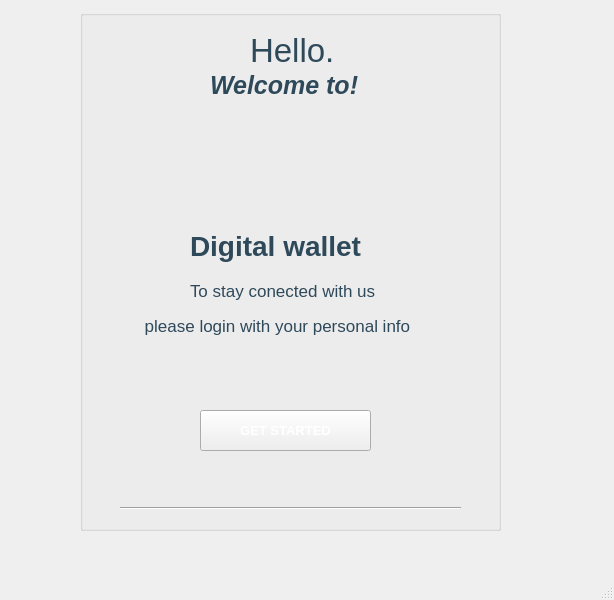
<?xml version="1.0" encoding="UTF-8"?>
<ui version="4.0">
 <class>hello1</class>
 <widget class="QMainWindow" name="hello1">
  <property name="geometry">
   <rect>
    <x>0</x>
    <y>0</y>
    <width>614</width>
    <height>600</height>
   </rect>
  </property>
  <property name="windowTitle">
   <string>MainWindow</string>
  </property>
  <widget class="QWidget" name="centralwidget">
   <widget class="QGroupBox" name="groupBox">
    <property name="geometry">
     <rect>
      <x>80</x>
      <y>10</y>
      <width>421</width>
      <height>521</height>
     </rect>
    </property>
    <property name="styleSheet">
     <string notr="true">background-image: url(:/backgroup/picture/bg9.png);</string>
    </property>
    <property name="title">
     <string/>
    </property>
    <widget class="QLabel" name="label">
     <property name="geometry">
      <rect>
       <x>130</x>
       <y>60</y>
       <width>191</width>
       <height>31</height>
      </rect>
     </property>
     <property name="font">
      <font>
       <pointsize>19</pointsize>
       <italic>true</italic>
       <bold>true</bold>
       <underline>false</underline>
      </font>
     </property>
     <property name="styleSheet">
      <string notr="true">
color: rgb(46, 73, 90);</string>
     </property>
     <property name="text">
      <string>Welcome to!</string>
     </property>
    </widget>
    <widget class="QLabel" name="label_2">
     <property name="geometry">
      <rect>
       <x>110</x>
       <y>210</y>
       <width>231</width>
       <height>51</height>
      </rect>
     </property>
     <property name="font">
      <font>
       <pointsize>21</pointsize>
       <italic>false</italic>
       <bold>true</bold>
       <underline>false</underline>
      </font>
     </property>
     <property name="styleSheet">
      <string notr="true">
color: rgb(46, 73, 90);</string>
     </property>
     <property name="text">
      <string>Digital wallet</string>
     </property>
    </widget>
    <widget class="QLabel" name="label_3">
     <property name="geometry">
      <rect>
       <x>110</x>
       <y>260</y>
       <width>241</width>
       <height>41</height>
      </rect>
     </property>
     <property name="font">
      <font>
       <pointsize>13</pointsize>
      </font>
     </property>
     <property name="styleSheet">
      <string notr="true">
color: rgb(46, 73, 90);</string>
     </property>
     <property name="text">
      <string>To stay conected with us</string>
     </property>
    </widget>
    <widget class="QLabel" name="label_4">
     <property name="geometry">
      <rect>
       <x>60</x>
       <y>300</y>
       <width>351</width>
       <height>31</height>
      </rect>
     </property>
     <property name="font">
      <font>
       <pointsize>13</pointsize>
      </font>
     </property>
     <property name="styleSheet">
      <string notr="true">
color: rgb(46, 73, 90);</string>
     </property>
     <property name="text">
      <string> please login with your personal info</string>
     </property>
    </widget>
    <widget class="QPushButton" name="pushButton">
     <property name="geometry">
      <rect>
       <x>120</x>
       <y>400</y>
       <width>171</width>
       <height>41</height>
      </rect>
     </property>
     <property name="font">
      <font>
       <pointsize>10</pointsize>
       <bold>true</bold>
      </font>
     </property>
     <property name="styleSheet">
      <string notr="true">background-image: url(:/nenchu1/picture/Dark_Purple.webp);
border-image: url(:/nenchu1/picture/Dark_Purple.webp);
color: rgb(255, 255, 255);
</string>
     </property>
     <property name="text">
      <string>GET STARTED</string>
     </property>
    </widget>
    <widget class="QLabel" name="label_5">
     <property name="geometry">
      <rect>
       <x>170</x>
       <y>20</y>
       <width>111</width>
       <height>41</height>
      </rect>
     </property>
     <property name="font">
      <font>
       <pointsize>25</pointsize>
      </font>
     </property>
     <property name="styleSheet">
      <string notr="true">
color: rgb(46, 73, 90);</string>
     </property>
     <property name="text">
      <string>Hello.</string>
     </property>
    </widget>
    <widget class="Line" name="line">
     <property name="geometry">
      <rect>
       <x>40</x>
       <y>490</y>
       <width>341</width>
       <height>16</height>
      </rect>
     </property>
     <property name="orientation">
      <enum>Qt::Orientation::Horizontal</enum>
     </property>
    </widget>
    <widget class="QLabel" name="label_pic">
     <property name="geometry">
      <rect>
       <x>150</x>
       <y>100</y>
       <width>141</width>
       <height>111</height>
      </rect>
     </property>
     <property name="text">
      <string/>
     </property>
    </widget>
   </widget>
  </widget>
  <widget class="QMenuBar" name="menubar">
   <property name="geometry">
    <rect>
     <x>0</x>
     <y>0</y>
     <width>614</width>
     <height>25</height>
    </rect>
   </property>
  </widget>
  <widget class="QStatusBar" name="statusbar"/>
 </widget>
 <resources/>
 <connections/>
</ui>
